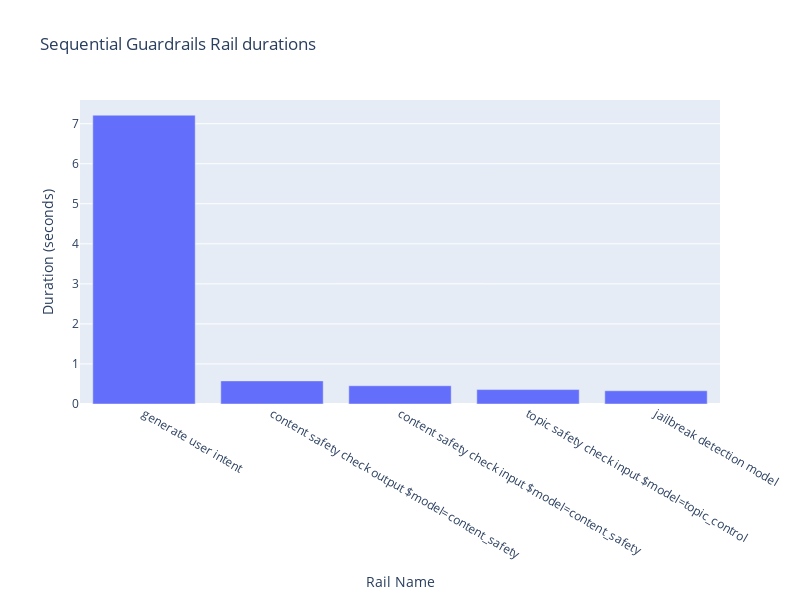

The notebook cell saved with this chart:
### Markdown cell above
#### Analyze Parallel Trace Data

Plot the individual rail times from the parallel rail trace file.

### Code cell
# Now let's plot a bar-graph of these numbers
px.bar(
    parallel_df[parallel_df["is_rail"]].sort_values("duration", ascending=False),
    x="name",
    y="duration",
    title="Sequential Guardrails Rail durations",
    labels={"name": "Rail Name", "duration": "Duration (seconds)"},
    width=800,
    height=600,
)

### Figure 1 — Plotly figure (JSON) as saved in the notebook; plotly's stock layout.template omitted (floating-point values rounded to 4 significant figures)
{"data": [{"hovertemplate": "Rail Name=%{x}<br>Duration (seconds)=%{y}<extra></extra>", "legendgroup": "", "marker": {"color": "#636efa", "pattern": {"shape": ""}}, "name": "", "orientation": "v", "showlegend": false, "textposition": "auto", "type": "bar", "x": ["generate user intent", "content safety check output $model=content_safety", "content safety check input $model=content_safety", "topic safety check input $model=topic_control", "jailbreak detection model"], "xaxis": "x", "y": [7.212, 0.5773, 0.4561, 0.3598, 0.33], "yaxis": "y"}], "layout": {"barmode": "relative", "height": 600, "legend": {"tracegroupgap": 0}, "title": {"text": "Sequential Guardrails Rail durations"}, "width": 800, "xaxis": {"anchor": "y", "domain": [0, 1], "title": {"text": "Rail Name"}}, "yaxis": {"anchor": "x", "domain": [0, 1], "title": {"text": "Duration (seconds)"}}}}
